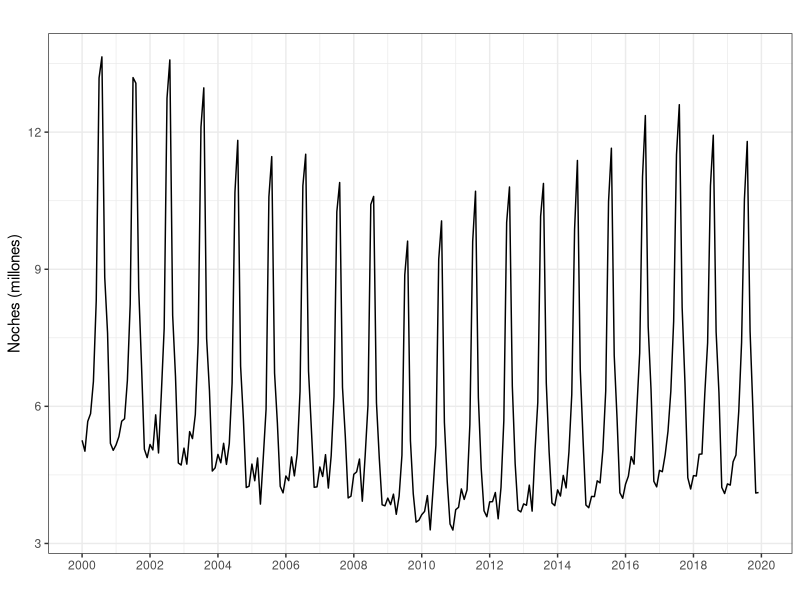
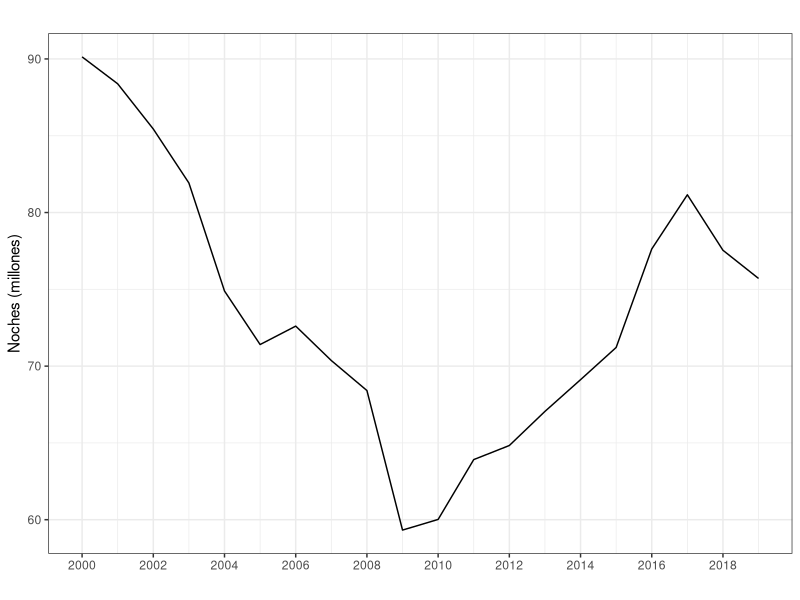
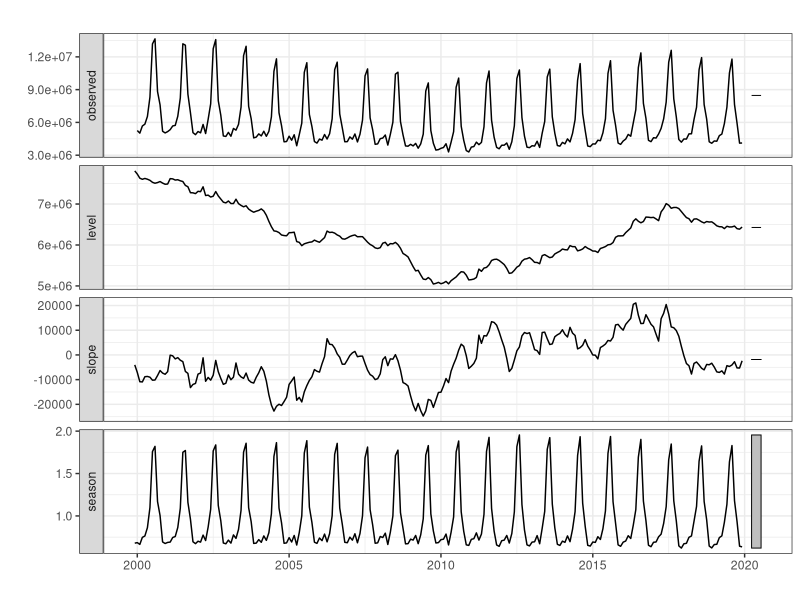
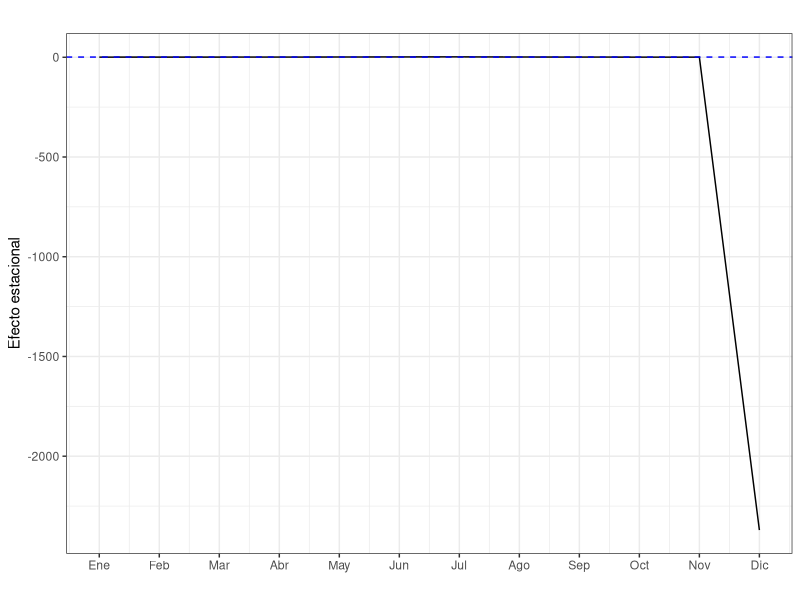
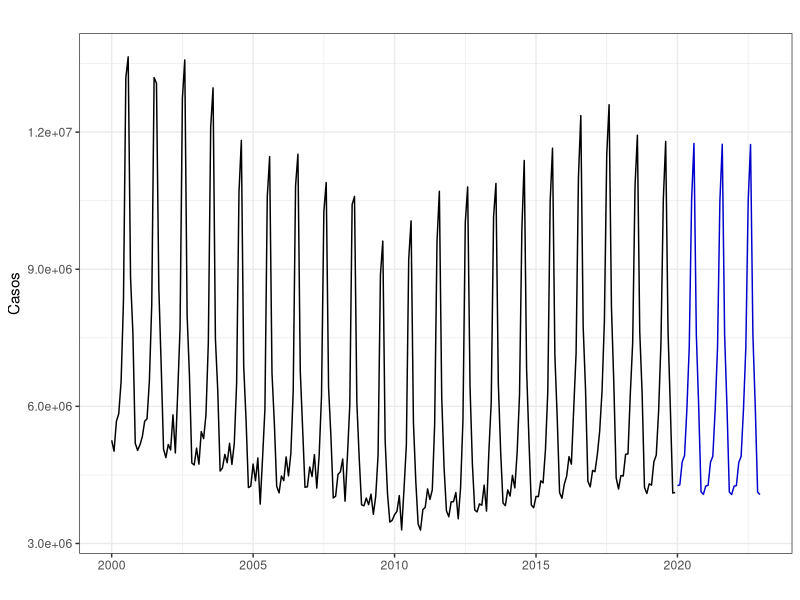

Write R code to recreate these figures, in order. (Note: this script raises an error after producing the figures.)
#----------------------------------------------------------
# CODIGO EJEMPLO 5
#----------------------------------------------------------
#
#
#
#----------------------------------------------------------
# Librerias
library(forecast)
library(ggplot2); theme_set(theme_bw())
#----------------------------------------------------------
#
#
#
#----------------------------------------------------------
# Importamos Pernoctaciones
#----------------------------------------------------------
Pernoctaciones <- read.csv2("./series/Pernoctaciones.csv", 
                            header = TRUE)

Pernoctaciones <- ts(Pernoctaciones[, 2], 
                     start = 2000, 
                     frequency = 12)

autoplot(Pernoctaciones/1000000,
         xlab = "",
         ylab = "Noches (millones)",
         main = "") +
  scale_x_continuous(breaks= seq(2000, 2022, 2)) 
#----------------------------------------------------------
#
#
#
#----------------------------------------------------------
# Alisado exponencial para la serie anual
#----------------------------------------------------------
# Serie anual
PernoctacionesAnual <- aggregate(Pernoctaciones/1000000, FUN = sum)

autoplot(PernoctacionesAnual,
         xlab = "",
         ylab = "Noches (millones)",
         main = "") +
  scale_x_continuous(breaks= seq(2000, 2022, 2)) 

# Ajuste
PernoctacionesAnualb <- window(PernoctacionesAnual, end = 2019)
PernoctacionesAnualEts <- ets(PernoctacionesAnualb)
summary(PernoctacionesAnualEts) 

# Prediccion
forecast(PernoctacionesAnualEts, 
         h = 5, 
         level = 95)
#----------------------------------------------------------
#
#
#
#----------------------------------------------------------
# Alisado exponencial para la serie mensual
#----------------------------------------------------------
# Ajuste
Pernoctacionesb <- window(Pernoctaciones, end = c(2019, 12))
PernoctacionesEts <- ets(Pernoctacionesb)
summary(PernoctacionesEts) 

autoplot(PernoctacionesEts,
         xlab = "",
         main = "")

# Ultimos valores
TT <- nrow(PernoctacionesEts$states)
PernoctacionesEts$states[TT,]

# Estacionalidad
componenteEstacional <- PernoctacionesEts$states[TT, 13:2]

ggplot() +
  geom_line(aes(x = 1:12, y = componenteEstacional)) + 
  geom_hline(yintercept = 1, colour = "blue", lty = 2) +
  ggtitle("") +
  xlab("") +
  ylab("Efecto estacional") +
  scale_x_continuous(breaks= 1:12, 
                     labels = c("Ene", "Feb", "Mar", "Abr", "May", "Jun", 
                                "Jul", "Ago", "Sep", "Oct", "Nov", "Dic")) 

# Predicción
PernoctacionesEtsPre <- forecast(PernoctacionesEts, 
                                 h = 36, 
                                 level = 95)

PernoctacionesEtsPre

autoplot(PernoctacionesEtsPre,
         xlab = "",
         ylab = "Casos",
         main = "",
         PI = FALSE)

aggregate(Pernoctaciones - PernoctacionesEtsPre$mean, FUN = sum)/1000000

# Análisis del error
error <- residuals(PernoctacionesEts)
sderror <- sd(error)

autoplot(error,
         xlab = "",
         ylab = "Error",
         main = "",
         colour = "black") +
  geom_hline(yintercept = c(-3, -2, 2 ,3)*sderror, 
             colour = c("red", "blue", "blue", "red"), lty = 2) + 
  scale_x_continuous(breaks= seq(2000, 2020, 2))  

# Error por origen de prediccion movil
k <- 120                 
h <- 12                  
TT <- length(Pernoctacionesb)
s <- TT - k - h          

mapeAlisado <- matrix(NA, s + 1, h)
for (i in 0:s) {
  train.set <- subset(Pernoctacionesb, start = i + 1, end = i + k)
  test.set <-  subset(Pernoctacionesb, start = i + k + 1, end = i + k + h)
  
  fit <- ets(train.set, model = "MNM")
  fcast<-forecast(fit, h = h)
  mapeAlisado[i + 1,] <- 100*abs(test.set - fcast$mean)/test.set
}

errorAlisado <- colMeans(mapeAlisado)
errorAlisado

ggplot() +
  geom_line(aes(x = 1:12, y = errorAlisado)) +
  ggtitle("") +
  xlab("Horizonte temporal de predicción") +
  ylab("MAPE") +
  ylim(0, 6) + 
  scale_x_continuous(breaks= 1:12)
#----------------------------------------------------------
#
#
#
#----------------------------------------------------------
# Modelos alternativos
#----------------------------------------------------------
k <- 120                 
h <- 12                  
TT <- length(Pernoctacionesb)
s <- TT - k - h

mapeAlisado1 <- matrix(NA, s + 1, h)
mapeAlisado2 <- matrix(NA, s + 1, h)
mapeAlisado3 <- matrix(NA, s + 1, h)
mapeAlisado4 <- matrix(NA, s + 1, h)
mapeAlisado5 <- matrix(NA, s + 1, h)
mapeAlisado6 <- matrix(NA, s + 1, h)

for (i in 0:s) {
  train.set <- subset(Pernoctacionesb, start = i + 1, end = i + k)
  test.set <-  subset(Pernoctacionesb, start = i + k + 1, end = i + k + h)
  
  fit <- ets(train.set, model = "MNM")
  fcast<-forecast(fit, h = h)
  mapeAlisado1[i + 1,] <- 100*abs(test.set - fcast$mean)/test.set
  
  fit <- ets(train.set, model = "MNM", opt.crit = "amse", nmse = 2)
  fcast<-forecast(fit, h = h)
  mapeAlisado2[i + 1,] <- 100*abs(test.set - fcast$mean)/test.set
  
  fit <- ets(train.set, model = "ANA", lambda = 0)
  fcast<-forecast(fit, h = h, biasadj = TRUE)
  mapeAlisado3[i + 1,] <- 100*abs(test.set - fcast$mean)/test.set
  
  fit <- ets(train.set, model = "ANA", lambda = 0, opt.crit = "amse", nmse = 2)
  fcast<-forecast(fit, h = h, biasadj = TRUE)
  mapeAlisado4[i + 1,] <- 100*abs(test.set - fcast$mean)/test.set
  
  fit <- ets(train.set/monthdays(train.set), model = "MNM")
  fcast<-forecast(fit, h = h)
  mapeAlisado5[i + 1,] <- 100*abs(test.set - fcast$mean * monthdays(fcast$mean))/test.set
  
  fit <- ets(train.set/monthdays(train.set), model = "MNM", opt.crit = "amse", nmse = 2)
  fcast<-forecast(fit, h = h)
  mapeAlisado6[i + 1,] <- 100*abs(test.set - fcast$mean * monthdays(fcast$mean))/test.set
}

errorAlisado1 <- colMeans(mapeAlisado1)
errorAlisado2 <- colMeans(mapeAlisado2)
errorAlisado3 <- colMeans(mapeAlisado3)
errorAlisado4 <- colMeans(mapeAlisado4)
errorAlisado5 <- colMeans(mapeAlisado5)
errorAlisado6 <- colMeans(mapeAlisado6)

ggplot() +
  geom_line(aes(x = 1:12, y = errorAlisado1, colour = "Modelo 1")) +
  geom_line(aes(x = 1:12, y = errorAlisado2, colour = "Modelo 2")) + 
  geom_line(aes(x = 1:12, y = errorAlisado3, colour = "Modelo 3")) +
  geom_line(aes(x = 1:12, y = errorAlisado4, colour = "Modelo 4")) +
  geom_line(aes(x = 1:12, y = errorAlisado5, colour = "Modelo 5")) +
  geom_line(aes(x = 1:12, y = errorAlisado6, colour = "Modelo 6")) +
  ggtitle("") +
  xlab("") +
  ylab("MAPE") +
  scale_x_continuous(breaks= 1:12) +
  scale_color_discrete(name = "Modelos")

